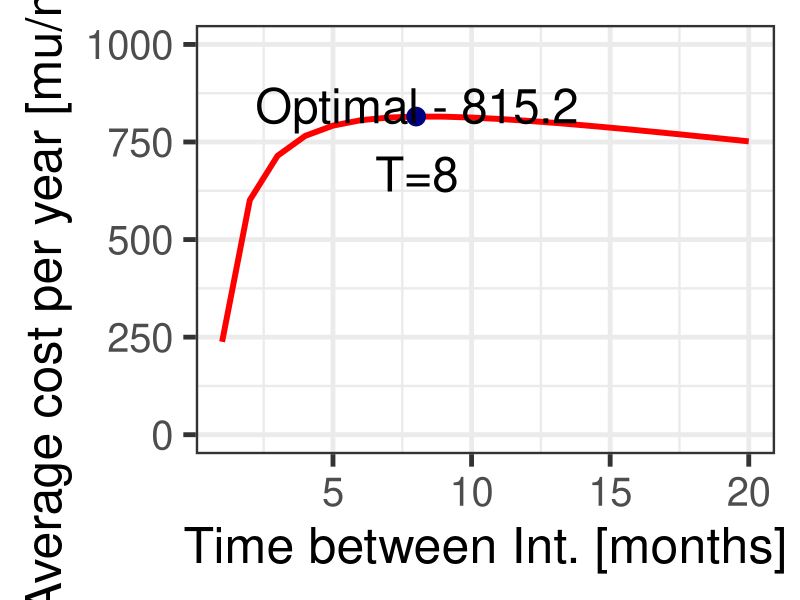

Here is the R script that generated this plot:
# *-----------------------------------------------------------------
# | PROBLEM NUMBER: 3.7
# | PROBLEM NAME: Silo Interventions
# | UPDATE: AE     
# | DESCRIPTION: Given benefits of operating silos, and penalties
# |              during their downtime, we can calculate the cost 
# |              per unit time of the operation. As the cost is a 
# |              term covering both negative and positive costs, we 
# |              maximise the costs in this example to find the 
# |              optimal time between preventive interventions.
# | 
# | KEYWORDS: exponential, failure, optimisation, time-dependent, 
# |           Silo, cost,
# *-----------------------------------------------------------------

### ------------------DATA AND PACKAGE IMPORT-----------------
rm(list=ls())     # clear the memory and items in R console
library(ggplot2)
### ------------------VARIABLE DEFINITION---------------------

## First we want to define the variables used for the program. They 
## are extracted from question

# Indices are used for variables, bI stands for between Interventions
# as in text. Likewise, dI stands for 'during Interventions'. o 
# stands for operating, f for failed, i for every intervention and n
# for number of items.


### ---------------VARIABLE INPUT-------------------

N       <- 10   # numbers of items
C.bI.o  <- 100  # reward revenue per tu between Interventions
C.bI.f  <- -20  # penalty for item not functioning per tu
C.dI.i  <- 600  # fixed costs during intervention
C.dI.n  <- 15   # variable costs per failed silo during intervention.
LAMBDA  <- .02
T.max   <- 20

# we will search for optimal renewal time in range T
T       <- seq(1,T.max, by=1) 

### ---------------PROGRAM OUTPUT-------------------

## We now define the outputs of our program.
## Mean cost per time unit, eta, is found for the Time dependent 
## planned replacement with no unplanned interventions IS. The time 
## period that maximises the positive costs, shown with eta is the 
## optimal time T we seek, i.e. how much time should pass between PIs
## so costs are optimised.

# Define empty matrices for models

# The cost per silo if failure occurs on (0,T]
C1    <- matrix(nrow=length(T)) 
# The cost per silo if no failure on (0,T]
C2    <- matrix(nrow=length(T)) 
C.bI  <- matrix(nrow=length(T)) # C1+C2
eta   <- matrix(nrow=length(T)) # (Positive) Cost per unit time

# We define the probability and cumulative density function for 
# expon. distribution
f = function(x,lambda){lambda*exp(-(lambda*x))} 
F = function(x,lambda){1-exp(-(lambda*x))}

# If we split C.bI into two parts, one consisting of the integral,
# C1, and the other the rest of the sum, C2, we set up the function 
# that is inside the integral as
c1Int = function(x,a,b,t,lambda){(a*x+b*(t-x))*f(x,lambda)} 

### ------------------CALCULATIONS-------------------
# We calculate the terms individually to be able to store them and 
# publish them as results.

for (i in (1:length(T))){
  C1[i]  <- integrate(c1Int,0,T[i]
                      , a=C.bI.o
                      , b=C.bI.f 
                      , t=T[i]
                      , lambda=LAMBDA)$val
  C2[i]  <- C.bI.o*T[i]*(1-F(T[i],LAMBDA))
  C.bI[i]  <- C1[i]+C2[i]
  eta[i] <- (N*C.bI[i]-C.dI.i-N*C.dI.n)/T[i]
}

cat("value of reward \n")
print(eta)
cat("value of reward in 10 units of time \n")
results=data.frame(T[seq(1,T.max,by=1)]
                   , C1[seq(1,T.max,by=1)]
                   , C2[seq(1,T.max,by=1)]
                   , C.bI[seq(1,T.max,by=1)]
                   , eta[seq(1,T.max,by=1)])
names(results) <- c("T","C1","C2","C.bI","eta")

cat("Maximum value of reward \n")
print(max(eta))
cat("optimal units of time to execute intervention \n")
print(which.max(eta))

### --------------------PLOT--------------------
## The following code is only for plotting the figure given as 
## a solution to the Exercise

plotres <- data.frame(1:T.max,eta)
names(plotres) <- c("T","eta")

plottau <- ggplot(data=plotres,aes(x=T,y=eta)) + 
  geom_line(size=2,color="red") + 
  xlab("Time between Int. [months]") + 
  ylab("Average cost per year [mu/month]") + # Set axis labels
  ylim(0,1000) +
  theme_bw(base_size=36) #+
# theme(legend.position=c(.85, .8))           # Position legend 

# Let us collect the optimal points in the data frame optimal
optimal <- data.frame(nrow=1,ncol=2)
names(optimal) <- c("x","y")

data <- plotres
optimal[1,1] <- data$T[which.max(data$eta)]
optimal[1,2] <- max(data$eta)

# Now we add these points to the graph before exporting
plottau + geom_point(data=optimal
                     , aes(x=x
                           , y=y)
                     , colour="navyblue"
                     , size=6) +
  annotate("text", label="Optimal - 815.2\nT=8"
           , x=optimal[1,1]+0.02, y=optimal[1,2]-60
           , size=12)

dev.copy(png,'E3-07_eta.png',width=2000,height=1330)
dev.off()
### ------------------PLOT END-------------------

# END
